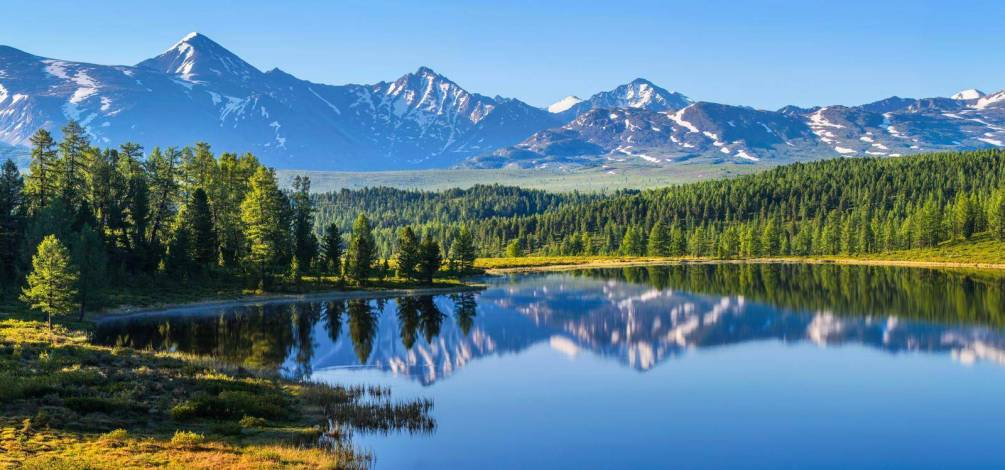
#> input picture labs/nature.jpg, 1005 x 470 px
$ python opencv.py
#> lines starting #> are read from the running program, lines starting #| are printed output that depends on the picture; after the words box and inside, x2 and y2 are one past the last pixel; in counts of white or black regions, pixels touching at a corner belong together
import cv2
import numpy as np

def solarize(image, threshold):
    return cv2.bitwise_not(cv2.threshold(cv2.bitwise_not(image), threshold, 255, cv2.THRESH_BINARY)[1])

def log_contrast(image, alpha):
    return (alpha * np.log(1 + image)).astype(np.uint8)

def main():

    image = cv2.imread('nature.jpg', cv2.IMREAD_GRAYSCALE)
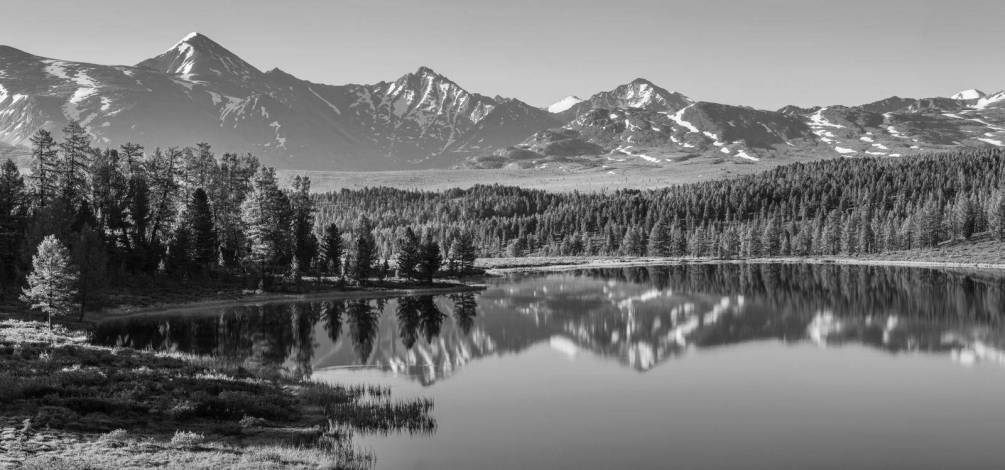
#> image: shape (470, 1005); min 0, max 255, mean 116.9


    solarized_image = solarize(image, threshold=127)
#> in solarize, `return cv2.bitwise_not(cv2.threshold(cv2.bitwise_not(image), threshold..`:
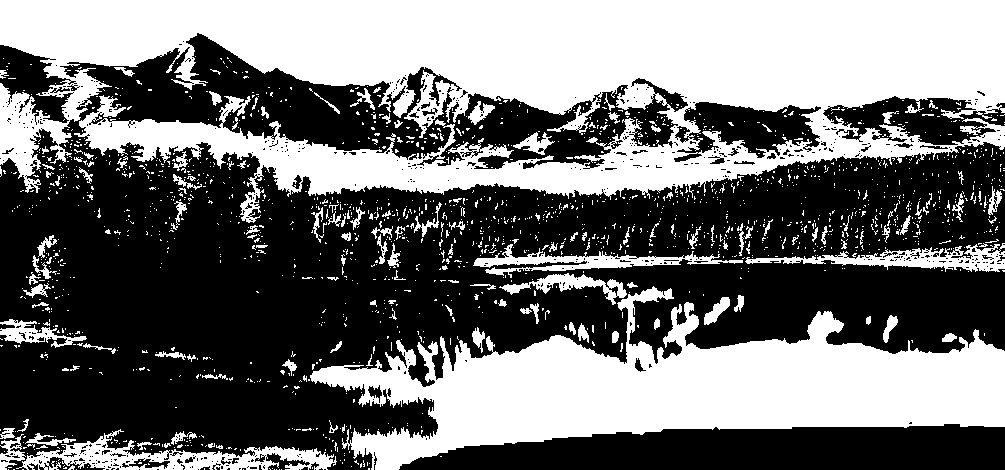
#> returned value: shape (470, 1005); 44.2% white; 1765 white regions (1623 under 20 px), largest, box (x1, y1, x2, y2) and area: (0, 0, 1005, 223) 125471, (310, 286, 1005, 470) 56749, (16, 429, 337, 470) 4612


    log_contrast_image = log_contrast(image, alpha=1.0)
#> in log_contrast, `return (alpha * np.log(1 + image)).astype(np.uint8)`:
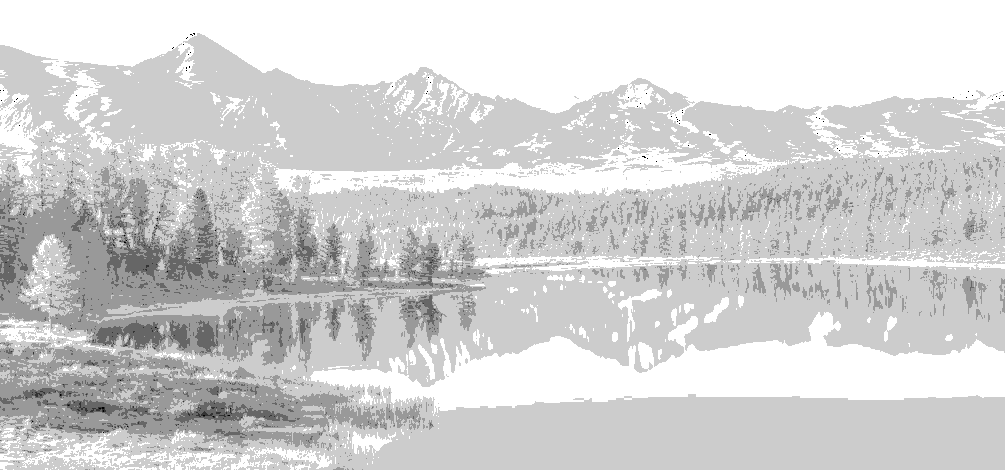
#> returned value: shape (470, 1005); min 0, max 5, mean 4.13; drawn with min black and max white


    cv2.imwrite('solarized_image.jpg', solarized_image)
    cv2.imwrite('log_contrast_image.jpg', log_contrast_image)

if __name__ == "__main__":
    main()

$ run again, with labs/input_image.png saved as labs/nature.jpg
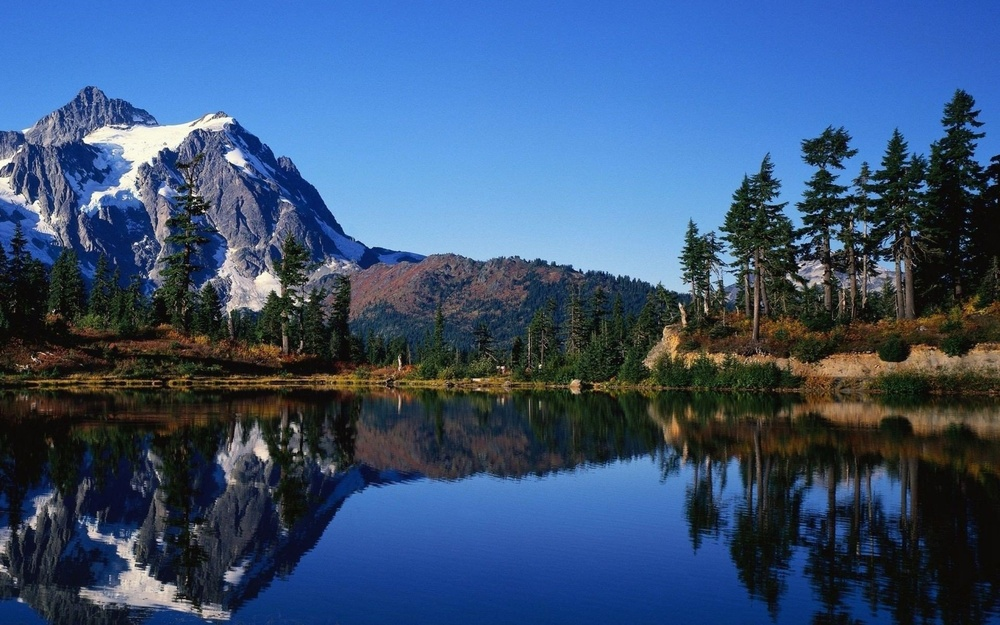
#> input picture labs/input_image.png, 1000 x 625 px, shrunk from 1920 x 1200 before the run
#> in solarize, `return cv2.bitwise_not(cv2.threshold(cv2.bitwise_not(image), threshold..`:
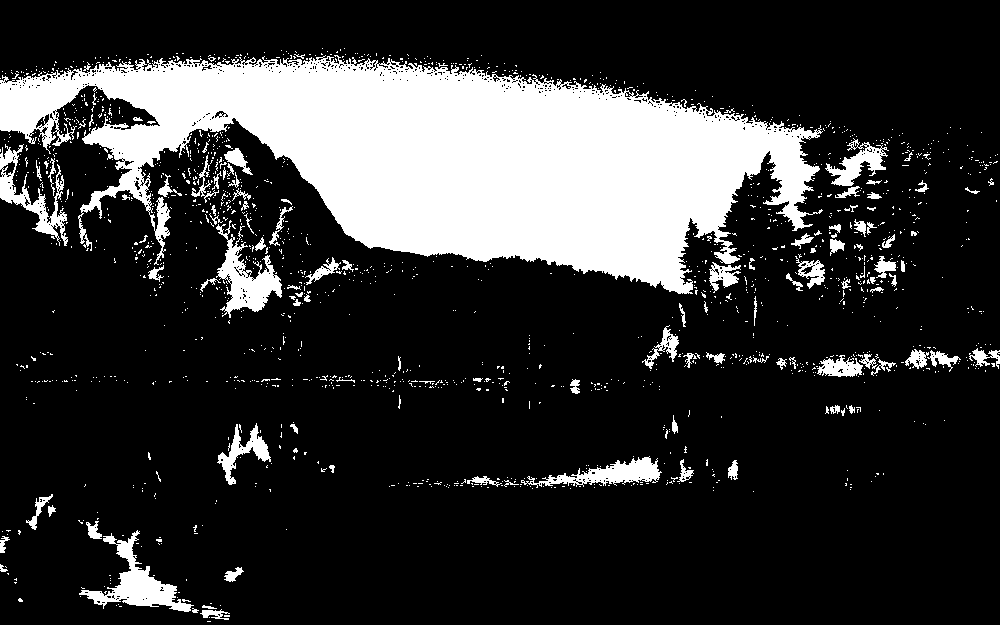
#> returned value: shape (625, 1000); 20.1% white; 1604 white regions (1495 under 20 px), largest, box (x1, y1, x2, y2) and area: (0, 55, 823, 294) 101246, (79, 530, 194, 612) 2649, (216, 220, 282, 318) 2433
#> in log_contrast, `return (alpha * np.log(1 + image)).astype(np.uint8)`:
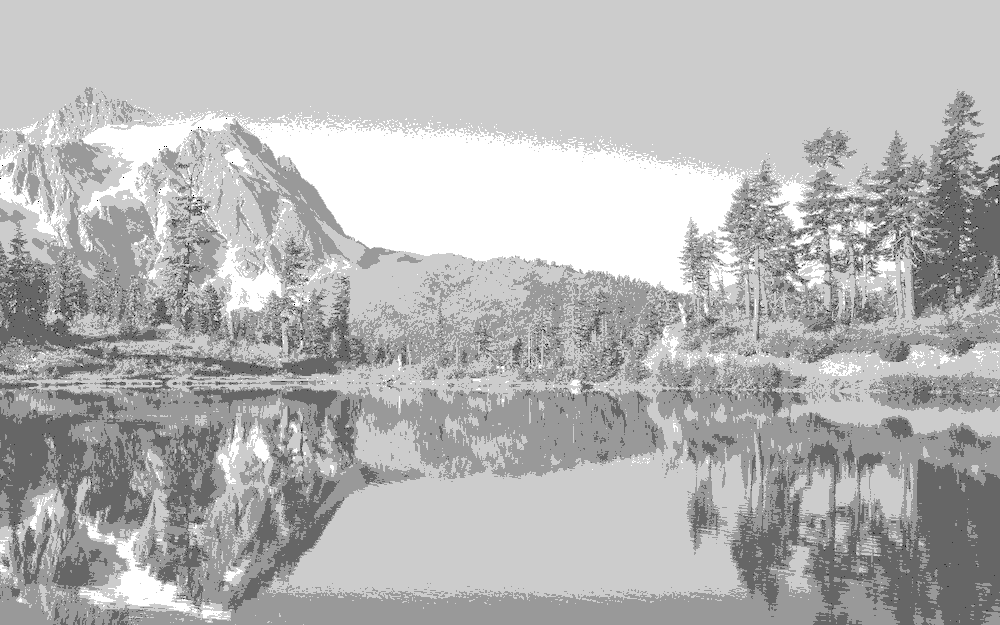
#> returned value: shape (625, 1000); min 0, max 5, mean 3.56; drawn with min black and max white
